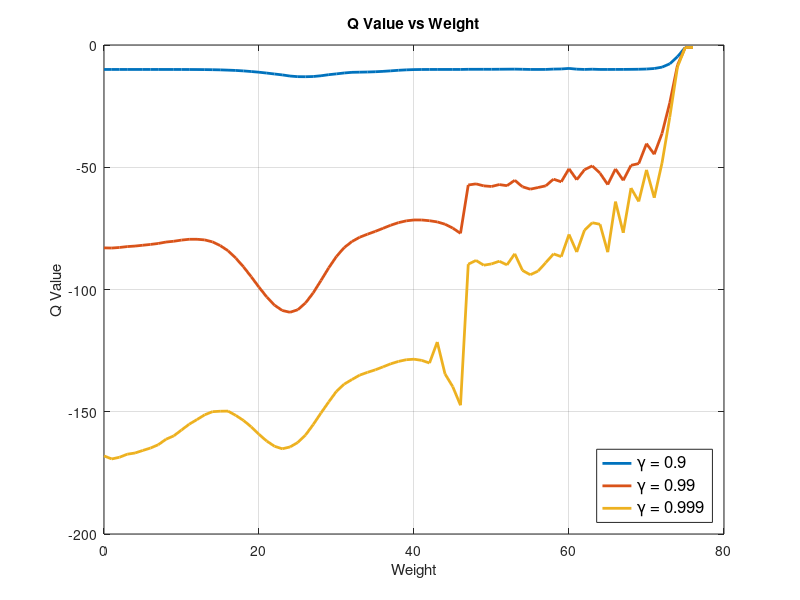

Recreate this plot in MATLAB.
clear all;
close all;
clc;

folder_path = '/Users/omeremeksiz/Desktop/masaustu/RL/application/td_learning/application_output_v2/gama_param';

load('data_bestactions_gama09.mat')
data_bestactions_gama09  = bestactions1;

weight_gama09 = data_bestactions_gama09(:,1);
qvalue_gama09 = data_bestactions_gama09(:,4);

load('data_bestactions_gama099.mat')
data_bestactions_gama099  = bestactions2;

weight_gama099 = data_bestactions_gama099(:,1);
qvalue_gama099 = data_bestactions_gama099(:,4);

load('data_bestactions_gama0999.mat')
data_bestactions_gama0999  = bestactions3;

weight_gama0999 = data_bestactions_gama0999(:,1);
qvalue_gama0999 = data_bestactions_gama0999(:,4);

figure(1)
plot(weight_gama09, qvalue_gama09, 'LineWidth', 2);
title('Q Value vs Weight');
xlabel('Weight');
ylabel('Q Value');
grid on;
hold on;

plot(weight_gama099, qvalue_gama099, 'LineWidth', 2);
plot(weight_gama0999, qvalue_gama0999, 'LineWidth', 2);

legend('\gamma = 0.9', '\gamma = 0.99', '\gamma = 0.999', 'Location','southeast');

legendFontSize = 12;
legend('FontSize', legendFontSize);

hold off;

saveas(gcf, fullfile(folder_path, 'gama_param_analysis.jpg'));